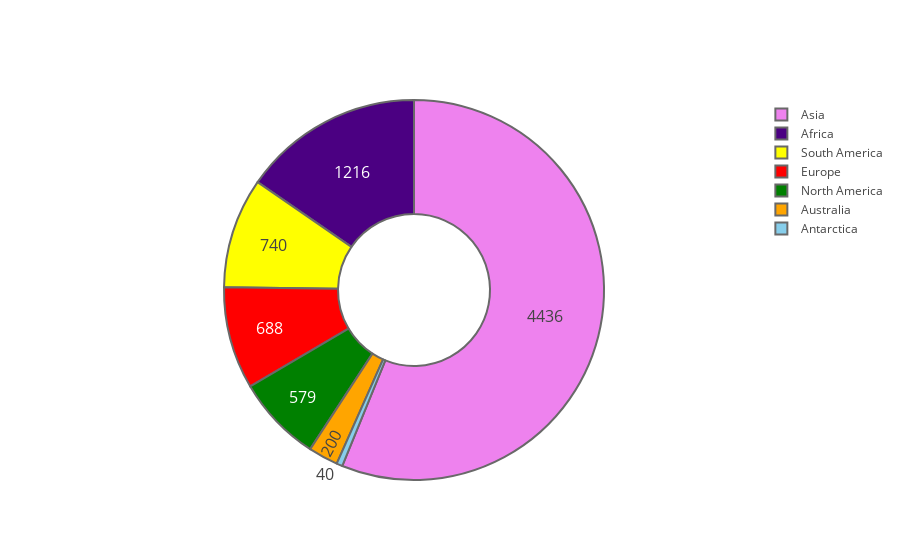

Source (notebook cell):
### Code cell
data = [trace]
offline.iplot(data)

### Figure 1 — Plotly figure (JSON) as saved in the notebook; plotly's stock layout.template omitted (floating-point values rounded to 4 significant figures)
{"data": [{"hole": 0.4, "hoverinfo": "label+percent", "labels": ["Asia", "Africa", "Antarctica", "North America", "South America", "Australia", "Europe"], "marker": {"colors": ["violet", "indigo", "skyblue", "green", "yellow", "orange", "red"], "line": {"color": "dimgrey", "width": 2}}, "textfont": {"size": 16}, "textinfo": "value", "type": "pie", "values": [4436, 1216, 40, 579, 740, 200, 688]}], "layout": {}}
